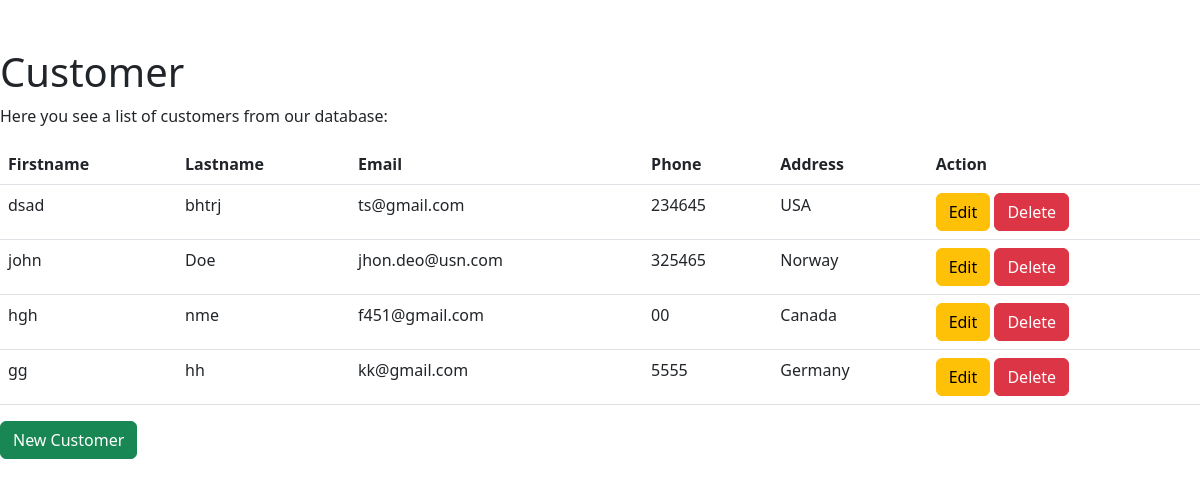
The app's page /customers/ with its own data.
### company/models.py (models this page shows, shortened)
class Customer(models.Model):
	first_name = models.CharField(max_length=100)
	last_name = models.CharField(max_length=100)
	email = models.CharField(max_length=100)
	phone = models.CharField(max_length=15)
	address = models.TextField()

### company/views.py (the view)
# urls.py: path('customers/', views.customer, name='customers'),
def customer(request):
	customers = Customer.objects.all()
	template = loader.get_template('customers.html')
	context = {'customers':customers,}
	return HttpResponse(template.render(context,request))

### company/templates/customers.html (shortened to what this page needs)
<!DOCTYPE html>
<html>
<head>
	<link href="https://cdn.jsdelivr.net/npm/bootstrap@5.2.3/dist/css/bootstrap.min.css" rel="stylesheet">
</head>
<body>
	<div class="container-fluid pt-5"></div>
	<h1>Customer</h1>
	<p>Here you see a list of customers from our database:</p>
	<div class="table_responsive">
		<table class="table">
			<tr>
				<th>Firstname</th>
				<th>Lastname</th>
				<th>Email</th>
				<th>Phone</th>
				<th>Address</th>
				<th>Action</th>
			</tr>
			{% for customer in customers %}
			<tr>
				<td>{{ customer.first_name }}</td>
				<td>{{ customer.last_name }}</td>
				<td>{{ customer.email }}</td>
				<td>{{ customer.phone }}</td>
				<td>{{ customer.address }}</td>
				<td>
					<a href="/customers/update/{{customer.pk}}" class="btn btn-warning">Edit<a/>
					<a href="/customers/delete/{{customer.pk}}" class="btn btn-danger">Delete<a/>
				</td>
			</tr>
			{% endfor %}
		</table>
		<a href="/customers/new" class="btn btn-success">New Customer</a>
	</div>
</body>
</html>

### records on screen
Customer: first_name "dsad", last_name "bhtrj", email "ts@gmail.com", phone "234645", address "USA"
Customer: first_name "john", last_name "Doe", email "jhon.deo@usn.com", phone "325465", address "Norway"
Customer: first_name "hgh", last_name "nme", email "f451@gmail.com", phone "00", address "Canada"
Customer: first_name "gg", last_name "hh", email "kk@gmail.com", phone "5555", address "Germany"
